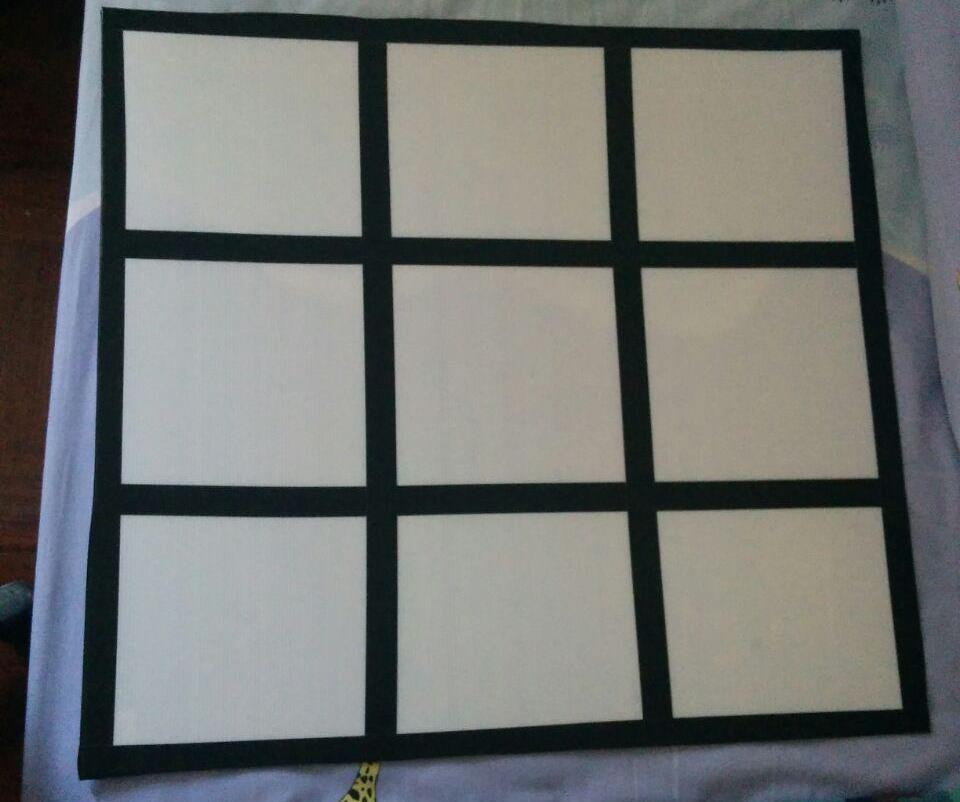
#> input picture c.jpg, 960 x 802 px
$ python deneme.py   (Python 2 division)   (older library calls are emulated)
#> lines starting #> are read from the running program, lines starting #| are printed output that depends on the picture; after the words box and inside, x2 and y2 are one past the last pixel; in counts of white or black regions, pixels touching at a corner belong together
# -*- coding: utf-8 -*-
import cv2
import numpy as np
import time
MORPH = 11
CANNY = 250

DELAY = 0.02

_width  = 210.0*2
_height = 297.0*2

_width  = 100.0*6
_height = 78.0*6

_margin = 0.0

corners = np.array(
	[
		[[  		_margin, _margin 			]],
		[[ 			_margin, _height + _margin  ]],
		[[ _width + _margin, _height + _margin  ]],
		[[ _width + _margin, _margin 			]],
	]
)

pts_dst = np.array( corners, np.float32 )


def renkKirpmaAlani(image):
    #kirmizi
    lowerR=np.array([180,10,10])

    # Convert BGR to HSV
    hsv = cv2.cvtColor(image, cv2.COLOR_BGR2HSV)
    # define range of blue color in HSV
    lower_blue = np.array([110, 50, 50])
    upper_blue = np.array([130, 255, 255])
    # Threshold the HSV image to get only blue colors
    mask = cv2.inRange(hsv, lower_blue, upper_blue)
    # Bitwise-AND mask and original image
    res = cv2.bitwise_and(image, image, mask=mask)
    cv2.imshow('image', image)
    cv2.imshow('mask', mask)
    cv2.imshow('result', res)
    #******************************** Bu alanin kose noktalarina gore kirpma yapip resim dondurulecek
    k = cv2.waitKey(5)

def renkTespit(image,centerX,centerY):
    color = int(image[centerX, centerY])
    #**************************************** Burada color 3 boyutlu rgb degeri dondurur(bgr) buna gore 3 tane if-else ile rengi tespit et ve string dondur


def rotate( image, angle, center = None, scale = 1.0 ):
	( h, w ) = image.shape[:2]
	if center is None: center = ( w / 2, h / 2 )
	# Perform the rotation
	M = cv2.getRotationMatrix2D( center, angle, scale )
	rotated = cv2.warpAffine( image, M, ( w, h ), flags = cv2.INTER_CUBIC )
	return rotated


if 0:
    print
else:
    ret = 1
    rgb = cv2.imread("c.jpg", 1)
#> rgb is the input picture: shape (802, 960, 3); mean B, G, R 113.7, 115.7, 113.6

    rgb = cv2.resize(rgb, (1024, 768))
#> rgb: shape (768, 1024, 3)

if (ret):

    gray = cv2.cvtColor(rgb, cv2.COLOR_BGR2GRAY)
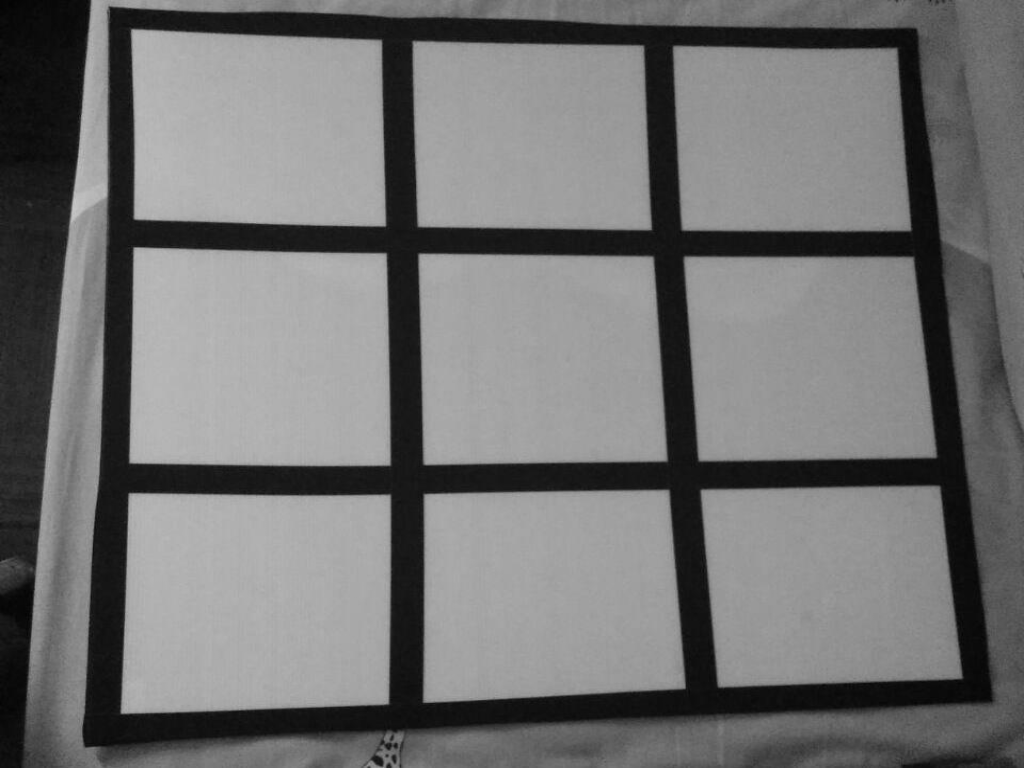
#> gray: shape (768, 1024); min 2, max 200, mean 114.7

    gray = cv2.bilateralFilter(gray, 2, 10, 120)

    edges = cv2.Canny(gray, 10, CANNY)
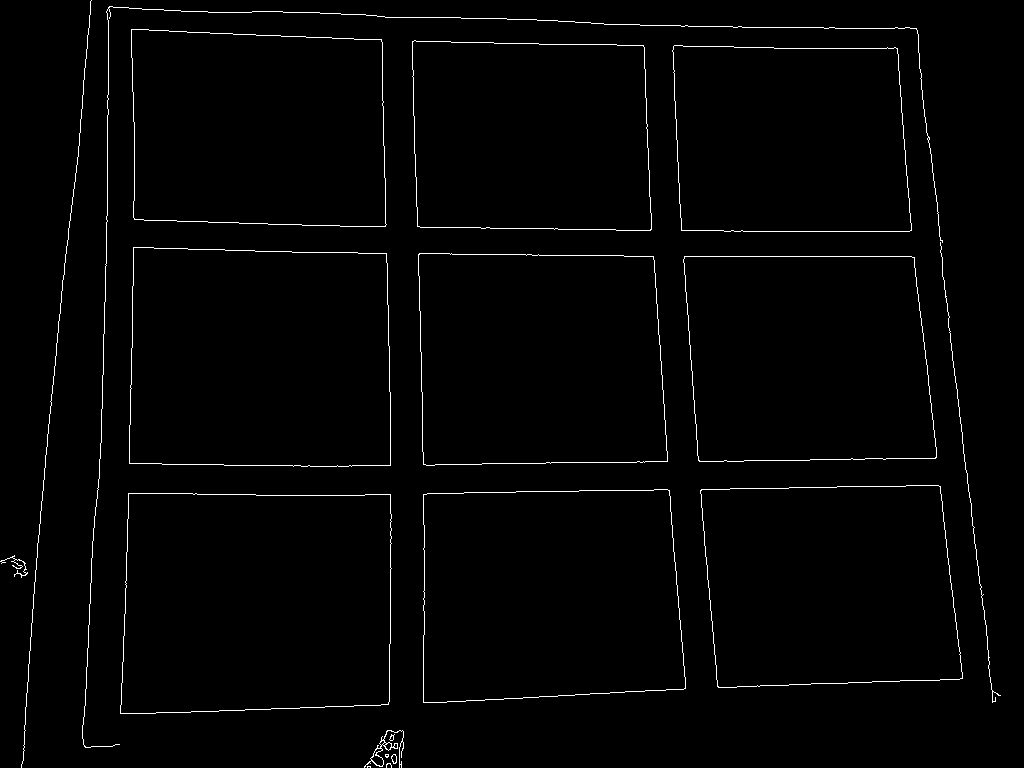
#> edges: shape (768, 1024); 1.5% white in thin lines or dots

    kernel = cv2.getStructuringElement(cv2.MORPH_RECT, (MORPH, MORPH))

    closed = cv2.morphologyEx(edges, cv2.MORPH_CLOSE, kernel)
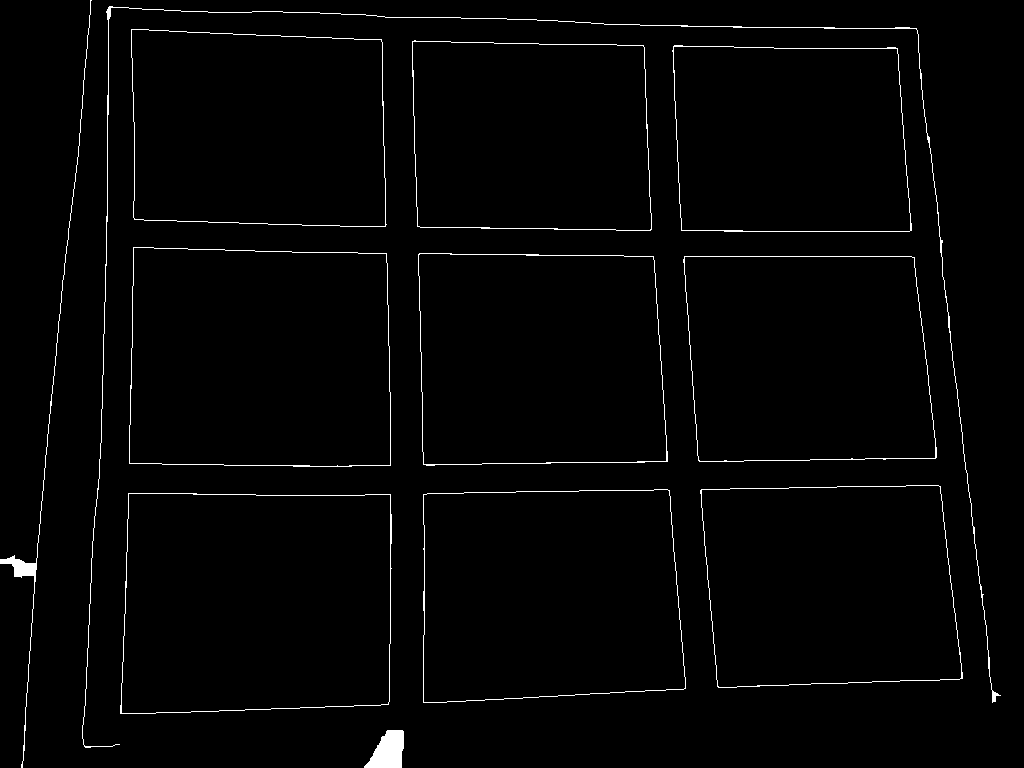
#> closed: shape (768, 1024); 1.7% white in thin lines or dots

    cv2.imshow('closed formu' ,closed)
    if cv2.waitKey(0) & 0xff == 27:
#> (key Esc is pressed here)
        cv2.destroyAllWindows()
    _,contours, h = cv2.findContours(closed, cv2.RETR_EXTERNAL, cv2.CHAIN_APPROX_SIMPLE) #sekilin dort kosesini tutuyor eger tum kenar piksellerini tutmak istiyorsan approx_none gonder
#> contours = 12 contours; largest, box (x1, y1, x2, y2) and area: (120, 493, 392, 714) 56989, (129, 247, 391, 467) 55213, (423, 489, 686, 703) 51913, (418, 253, 668, 466) 49927, (683, 256, 937, 462) 47728; h = [[1, -1, -1, -1], [2, 0, -1, -1], [3, 1, -1, -1], [4, 2, -1, -1], [5, 3, -1, -1], [6, 4, -1, -1], [7, 5, -1, -1], [8, 6, -1, -1], [9, 7, -1, -1], [10, 8, -1, -1], [11, 9, -1, -1], [-1, 10, -1, -1]]

    i = 0
    for cont in contours:

        # Küçük alanlarý pass geç

        if cv2.contourArea(cont) > 5000:

            arc_len = cv2.arcLength(cont, True) #bu deger seklin cevresidir.

            approx = cv2.approxPolyDP(cont, 0.1 * arc_len, True) #contour approximation. Kucuk olursa daha hatalý sekilleride alabilir.
            #amac contour sekli daha az koseli baska sekle yaklastirir. epsilon bu iki sekil arasýndaki farktýr.

            if (len(approx) == 4):
                IS_FOUND = 1
                i = i + 1
                M = cv2.moments( cont )
                cX = int(M["m10"] / M["m00"])
                cY = int(M["m01"] / M["m00"])
                cv2.putText(rgb, ".M"+ str(i), (cX, cY), cv2.FONT_HERSHEY_SIMPLEX, 1.0, (0, 0, 255), 3)
                print str(i)+'.Sekil Bulundu'
                print approx
                """
                [
                    [[847 204]]
                    [[316 205]]
                    [[316 624]]
                    [[861 620]] gibi kose noktalari basar
                ]
                """

                pts_src = np.array(approx, np.float32)

                h, status = cv2.findHomography(pts_src, pts_dst)
                # out = cv2.warpPerspective(rgb, h, (int(_width + _margin * 2), int(_height + _margin * 2))) #ana fotograf icin eleme amaciyla kullanýlacak

                cv2.drawContours(rgb, [approx], -1, (255, 0, 0), 2)
                print '---------------------------'
            else:
                pass

        else:
            print 'contour area= '+ str(cv2.contourArea(cont))+' - kucuk oldugu icin pass gecildi'
            print '--------'
#> this loop made 12 passes
#> (arc_len, cX, cY, pts_src) on passes 2 to 10: (970.8, 255, 602, [[128, 493], [120, 713], [388, 704], [390, 494]]), (931.4, 549, 594, [[669, 490], [423, 494], [423, 702], [685, 688]]), (895.8, 829, 585, [[940, 486], [701, 489], [717, 686], [962, 678]]), (891.1, 807, 358, [[684, 256], [699, 461], [936, 457], [914, 257]]), (905.6, 539, 359, [[418, 254], [423, 464], [667, 461], [653, 256]]), (949.5, 259, 358, [[133, 247], [129, 463], [390, 465], [386, 253]]), (833.3, 789, 139, [[673, 46], [681, 230], [911, 230], [897, 48]]), (843.9, 530, 135, [[412, 41], [417, 226], [651, 229], [643, 45]]), (889.6, 257, 128, [[131, 29], [134, 219], [385, 226], [381, 39]])
#> (printed output is left out)
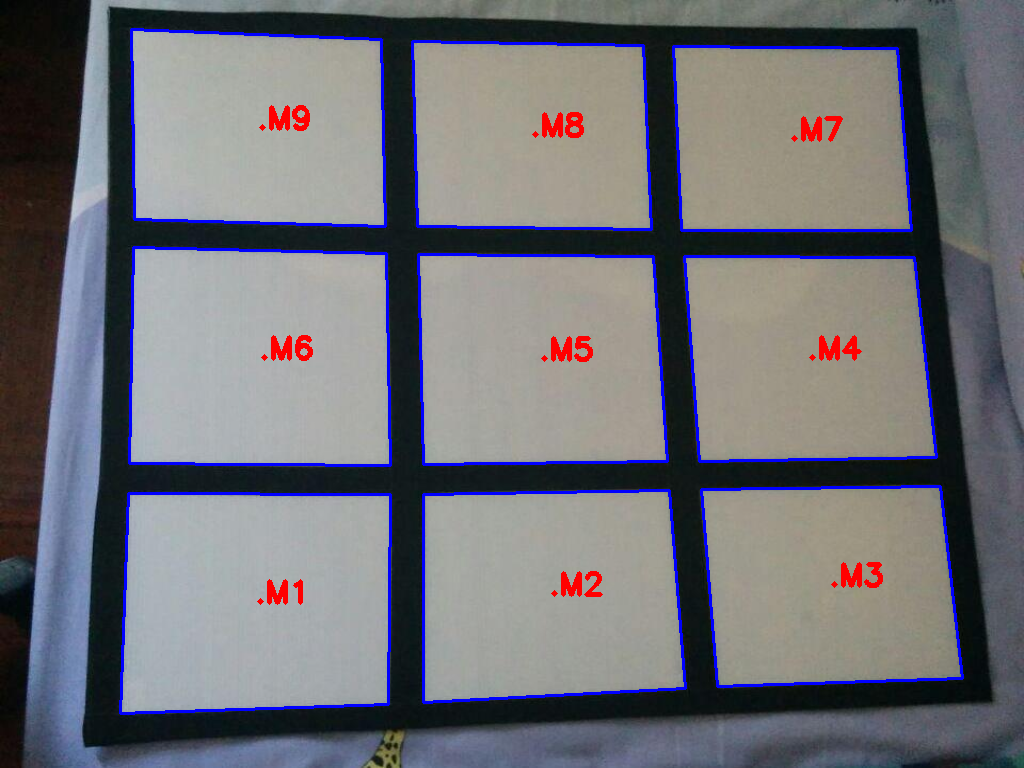
#> rgb: shape (768, 1024, 3); mean B, G, R 117.4, 111.4, 111.4
#> after the loop, i = 9
    # cv2.imshow( 'closed', closed )
    cv2.imshow( 'gray', gray )
    cv2.imshow('edges', edges)
    cv2.imshow('rgb', rgb)

    renkKirpmaAlani(rgb)
#> in renkKirpmaAlani, `hsv = cv2.cvtColor(image, cv2.COLOR_BGR2HSV)`: hsv: shape (768, 1024, 3); mean H, S, V 64.6, 55.8, 126.7
#> in renkKirpmaAlani, `mask = cv2.inRange(hsv, lower_blue, upper_blue)`: mask: shape (768, 1024); 8.4% white; 191 white regions (159 under 20 px), largest, box (x1, y1, x2, y2) and area: (28, 202, 110, 674) 18211, (402, 725, 776, 768) 10654, (24, 664, 380, 768) 10095
#> in renkKirpmaAlani, `res = cv2.bitwise_and(image, image, mask=mask)`:
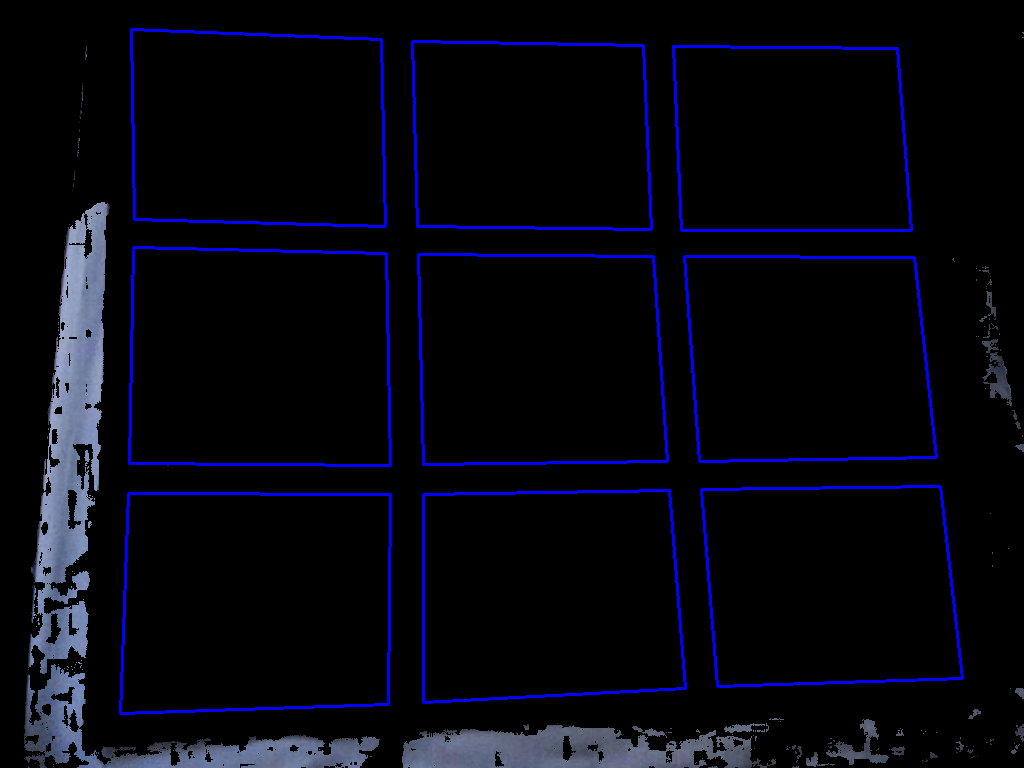
#> res: shape (768, 1024, 3); mean B, G, R 15.5, 6.2, 5.6
#> (key Esc is pressed here)
else:
    print "Stopped"

if cv2.waitKey(0) & 0xff == 27:
#> (key Esc is pressed here)
    cv2.destroyAllWindows()
